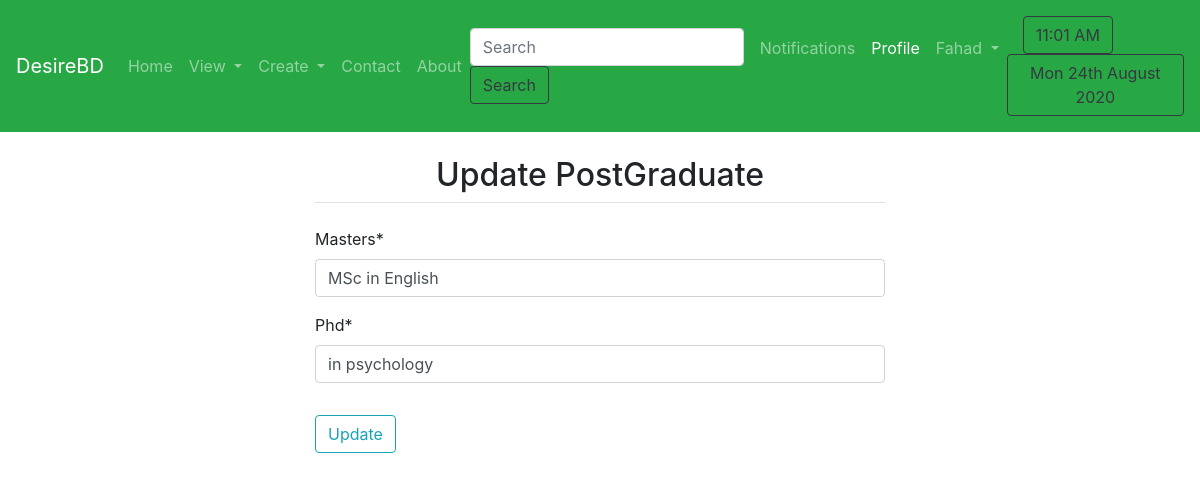
/profile/postgraduate/ (signed in), run on an earlier commit of the app's database.
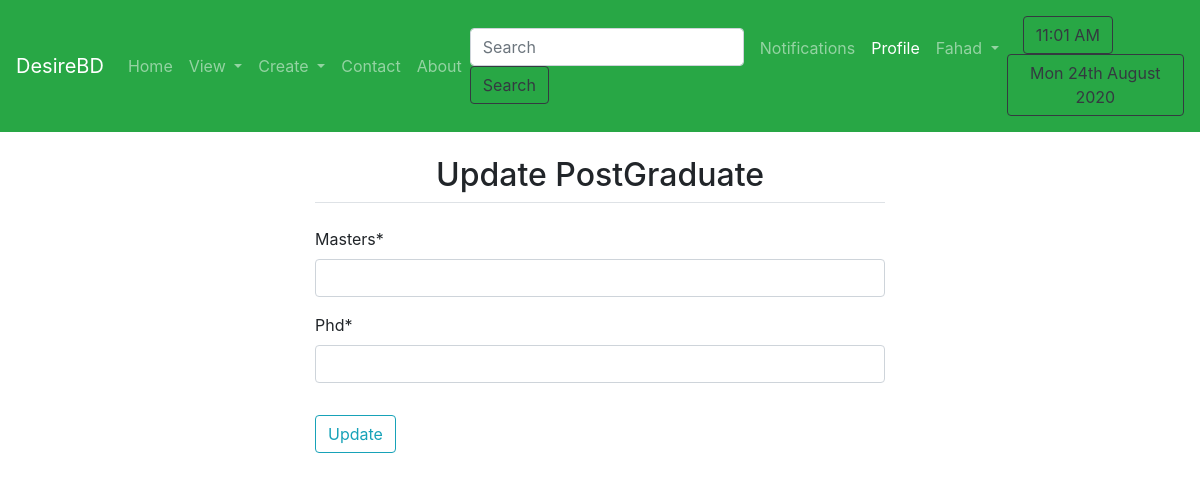
And on a later commit of the database.
### person/models.py (models this page shows, shortened)
class HigherStudies(models.Model):
    user = models.OneToOneField(User, on_delete=models.CASCADE, related_name='higherstudies')
    masters=models.CharField(max_length=200)
    phd=models.CharField(max_length=200)

### person/views.py (the view)
# urls.py: path('postgraduate/', views.postgraduate, name='postgraduate'),
def postgraduate(request):
    try:
        instance = HigherStudies.objects.get(user=request.user)
    except HigherStudies.DoesNotExist:
        instance = None
    if request.method == 'POST':
        form = HigherStudiesForm(request.POST, instance=instance)
        if form.is_valid():
            if HigherStudies.objects.filter(user=request.user):
                obj = HigherStudies.objects.get(user=request.user)
                obj.user = request.user
                obj.masters = form.cleaned_data['masters']
                obj.phd = form.cleaned_data['phd']
                obj.save()
            else:
                user = request.user
                masters = form.cleaned_data['masters']
                phd = form.cleaned_data['phd']
                useprofile = HigherStudies(user=user, masters=masters, phd=phd)
                useprofile.save()
            messages.success(request, 'Successfully updated.')
            return redirect('userprofile')
    else:
        form = HigherStudiesForm(instance=instance)
    context = {
        'form': form,
    }
    return render(request, 'person/updatepostgraduate.html', context)

### person/forms.py
class HigherStudiesForm(ModelForm):
    class Meta:
        model = HigherStudies
        exclude = ['user']

### templates/person/updatepostgraduate.html (shortened to what this page needs)
{% extends 'basic.html' %}
{% block userprofile %} active{% endblock userprofile %}
{% block body %}
{% load crispy_forms_tags %}
{% if user.is_authenticated %}
<div class="col-md-6 offset-md-3">
        <form action="/profile/postgraduate/" method="post" enctype="multipart/form-data">
            <fieldset class="form-group mx-auto">
                <legend class="border-bottom text-center mb-4"><h2>Update PostGraduate</h2></legend>
                {{ form|crispy }}
            </fieldset>
            <button class="btn btn-outline-info " type="submit" value="submit">Update </button>
        </form>
</div>
{% endif %}
{% endblock %}

What changed in the data, as far as the page shows it:
removed HigherStudies: masters "MSc in English", phd "in psychology"
